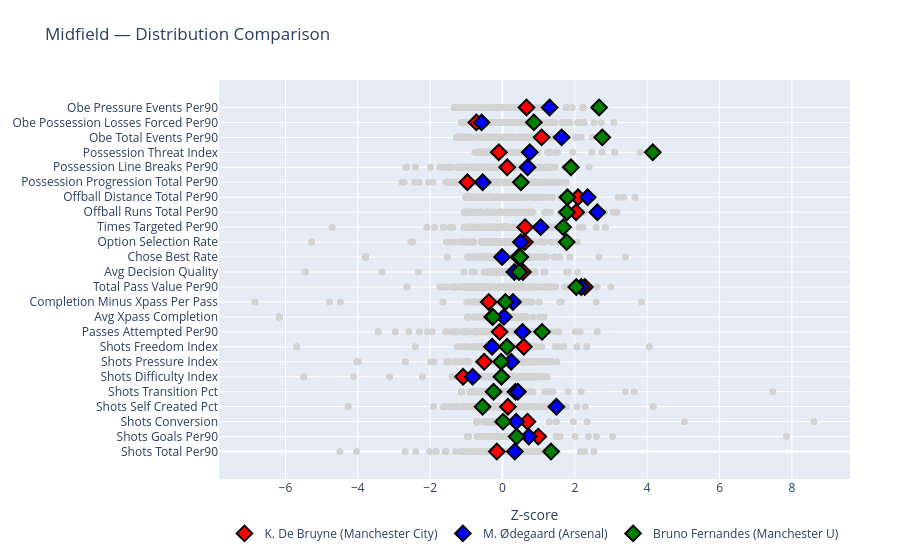

The code cell stored with this chart in its notebook:
### Code cell
plot_player_comparison(player_full_per90, ["K. De Bruyne", "M. Ødegaard", "Bruno Fernandes"])

### Figure 1 — Plotly figure (JSON) as saved in the notebook; plotly's stock layout.template omitted (floating-point values rounded to 4 significant figures; data arrays with more than 128 entries replaced by an {"elided": "..."} marker saying what was removed)
{"data": [{"hovertemplate": "%{hovertext}<extra></extra>", "hovertext": {"elided": "138 str values"}, "marker": {"color": "lightgray", "size": 7}, "mode": "markers", "showlegend": false, "type": "scatter", "x": {"elided": "138 float values"}, "y": {"elided": "138 int values"}}, {"hovertemplate": "%{hovertext}<extra></extra>", "hovertext": {"elided": "138 str values"}, "marker": {"color": "lightgray", "size": 7}, "mode": "markers", "showlegend": false, "type": "scatter", "x": {"elided": "138 float values"}, "y": {"elided": "138 int values"}}, {"hovertemplate": "%{hovertext}<extra></extra>", "hovertext": {"elided": "138 str values"}, "marker": {"color": "lightgray", "size": 7}, "mode": "markers", "showlegend": false, "type": "scatter", "x": {"elided": "138 float values"}, "y": {"elided": "138 int values"}}, {"hovertemplate": "%{hovertext}<extra></extra>", "hovertext": {"elided": "138 str values"}, "marker": {"color": "lightgray", "size": 7}, "mode": "markers", "showlegend": false, "type": "scatter", "x": {"elided": "138 float values"}, "y": {"elided": "138 int values"}}, {"hovertemplate": "%{hovertext}<extra></extra>", "hovertext": {"elided": "138 str values"}, "marker": {"color": "lightgray", "size": 7}, "mode": "markers", "showlegend": false, "type": "scatter", "x": {"elided": "138 float values"}, "y": {"elided": "138 int values"}}, {"hovertemplate": "%{hovertext}<extra></extra>", "hovertext": {"elided": "138 str values"}, "marker": {"color": "lightgray", "size": 7}, "mode": "markers", "showlegend": false, "type": "scatter", "x": {"elided": "138 float values"}, "y": {"elided": "138 int values"}}, {"hovertemplate": "%{hovertext}<extra></extra>", "hovertext": {"elided": "138 str values"}, "marker": {"color": "lightgray", "size": 7}, "mode": "markers", "showlegend": false, "type": "scatter", "x": {"elided": "138 float values"}, "y": {"elided": "138 int values"}}, {"hovertemplate": "%{hovertext}<extra></extra>", "hovertext": {"elided": "138 str values"}, "marker": {"color": "lightgray", "size": 7}, "mode": "markers", "showlegend": false, "type": "scatter", "x": {"elided": "138 float values"}, "y": {"elided": "138 int values"}}, {"hovertemplate": "%{hovertext}<extra></extra>", "hovertext": {"elided": "138 str values"}, "marker": {"color": "lightgray", "size": 7}, "mode": "markers", "showlegend": false, "type": "scatter", "x": {"elided": "138 float values"}, "y": {"elided": "138 int values"}}, {"hovertemplate": "%{hovertext}<extra></extra>", "hovertext": {"elided": "138 str values"}, "marker": {"color": "lightgray", "size": 7}, "mode": "markers", "showlegend": false, "type": "scatter", "x": {"elided": "138 float values"}, "y": {"elided": "138 int values"}}, {"hovertemplate": "%{hovertext}<extra></extra>", "hovertext": {"elided": "138 str values"}, "marker": {"color": "lightgray", "size": 7}, "mode": "markers", "showlegend": false, "type": "scatter", "x": {"elided": "138 float values"}, "y": {"elided": "138 int values"}}, {"hovertemplate": "%{hovertext}<extra></extra>", "hovertext": {"elided": "138 str values"}, "marker": {"color": "lightgray", "size": 7}, "mode": "markers", "showlegend": false, "type": "scatter", "x": {"elided": "138 float values"}, "y": {"elided": "138 int values"}}, {"hovertemplate": "%{hovertext}<extra></extra>", "hovertext": {"elided": "138 str values"}, "marker": {"color": "lightgray", "size": 7}, "mode": "markers", "showlegend": false, "type": "scatter", "x": {"elided": "138 float values"}, "y": {"elided": "138 int values"}}, {"hovertemplate": "%{hovertext}<extra></extra>", "hovertext": {"elided": "138 str values"}, "marker": {"color": "lightgray", "size": 7}, "mode": "markers", "showlegend": false, "type": "scatter", "x": {"elided": "138 float values"}, "y": {"elided": "138 int values"}}, {"hovertemplate": "%{hovertext}<extra></extra>", "hovertext": {"elided": "138 str values"}, "marker": {"color": "lightgray", "size": 7}, "mode": "markers", "showlegend": false, "type": "scatter", "x": {"elided": "138 float values"}, "y": {"elided": "138 int values"}}, {"hovertemplate": "%{hovertext}<extra></extra>", "hovertext": {"elided": "138 str values"}, "marker": {"color": "lightgray", "size": 7}, "mode": "markers", "showlegend": false, "type": "scatter", "x": {"elided": "138 float values"}, "y": {"elided": "138 int values"}}, {"hovertemplate": "%{hovertext}<extra></extra>", "hovertext": {"elided": "138 str values"}, "marker": {"color": "lightgray", "size": 7}, "mode": "markers", "showlegend": false, "type": "scatter", "x": {"elided": "138 float values"}, "y": {"elided": "138 int values"}}, {"hovertemplate": "%{hovertext}<extra></extra>", "hovertext": {"elided": "138 str values"}, "marker": {"color": "lightgray", "size": 7}, "mode": "markers", "showlegend": false, "type": "scatter", "x": {"elided": "138 float values"}, "y": {"elided": "138 int values"}}, {"hovertemplate": "%{hovertext}<extra></extra>", "hovertext": {"elided": "138 str values"}, "marker": {"color": "lightgray", "size": 7}, "mode": "markers", "showlegend": false, "type": "scatter", "x": {"elided": "138 float values"}, "y": {"elided": "138 int values"}}, {"hovertemplate": "%{hovertext}<extra></extra>", "hovertext": {"elided": "138 str values"}, "marker": {"color": "lightgray", "size": 7}, "mode": "markers", "showlegend": false, "type": "scatter", "x": {"elided": "138 float values"}, "y": {"elided": "138 int values"}}, {"hovertemplate": "%{hovertext}<extra></extra>", "hovertext": {"elided": "138 str values"}, "marker": {"color": "lightgray", "size": 7}, "mode": "markers", "showlegend": false, "type": "scatter", "x": {"elided": "138 float values"}, "y": {"elided": "138 int values"}}, {"hovertemplate": "%{hovertext}<extra></extra>", "hovertext": {"elided": "138 str values"}, "marker": {"color": "lightgray", "size": 7}, "mode": "markers", "showlegend": false, "type": "scatter", "x": {"elided": "138 float values"}, "y": {"elided": "138 int values"}}, {"hovertemplate": "%{hovertext}<extra></extra>", "hovertext": {"elided": "138 str values"}, "marker": {"color": "lightgray", "size": 7}, "mode": "markers", "showlegend": false, "type": "scatter", "x": {"elided": "138 float values"}, "y": {"elided": "138 int values"}}, {"hovertemplate": "%{hovertext}<extra></extra>", "hovertext": {"elided": "138 str values"}, "marker": {"color": "lightgray", "size": 7}, "mode": "markers", "showlegend": false, "type": "scatter", "x": {"elided": "138 float values"}, "y": {"elided": "138 int values"}}, {"hovertemplate": "%{hovertext}<extra></extra>", "hovertext": ["K. De Bruyne (Manchester City)<br>Shots Total Per90: 149.58<br>Rank: 87"], "marker": {"color": "red", "line": {"color": "black", "width": 2}, "size": 12, "symbol": "diamond"}, "mode": "markers", "name": "K. De Bruyne (Manchester City)", "showlegend": true, "type": "scatter", "x": [-0.1562], "y": [0]}, {"hovertemplate": "%{hovertext}<extra></extra>", "hovertext": ["K. De Bruyne (Manchester City)<br>Shots Goals Per90: 2.80<br>Rank: 11"], "marker": {"color": "red", "line": {"color": "black", "width": 2}, "size": 12, "symbol": "diamond"}, "mode": "markers", "showlegend": false, "type": "scatter", "x": [0.9877], "y": [1]}, {"hovertemplate": "%{hovertext}<extra></extra>", "hovertext": ["K. De Bruyne (Manchester City)<br>Shots Conversion: 0.02<br>Rank: 10"], "marker": {"color": "red", "line": {"color": "black", "width": 2}, "size": 12, "symbol": "diamond"}, "mode": "markers", "showlegend": false, "type": "scatter", "x": [0.6898], "y": [2]}, {"hovertemplate": "%{hovertext}<extra></extra>", "hovertext": ["K. De Bruyne (Manchester City)<br>Shots Self Created Pct: 0.52<br>Rank: 56"], "marker": {"color": "red", "line": {"color": "black", "width": 2}, "size": 12, "symbol": "diamond"}, "mode": "markers", "showlegend": false, "type": "scatter", "x": [0.1491], "y": [3]}, {"hovertemplate": "%{hovertext}<extra></extra>", "hovertext": ["K. De Bruyne (Manchester City)<br>Shots Transition Pct: 0.03<br>Rank: 32"], "marker": {"color": "red", "line": {"color": "black", "width": 2}, "size": 12, "symbol": "diamond"}, "mode": "markers", "showlegend": false, "type": "scatter", "x": [0.3589], "y": [4]}, {"hovertemplate": "%{hovertext}<extra></extra>", "hovertext": ["K. De Bruyne (Manchester City)<br>Shots Difficulty Index: 44.01<br>Rank: 130"], "marker": {"color": "red", "line": {"color": "black", "width": 2}, "size": 12, "symbol": "diamond"}, "mode": "markers", "showlegend": false, "type": "scatter", "x": [-1.09], "y": [5]}, {"hovertemplate": "%{hovertext}<extra></extra>", "hovertext": ["K. De Bruyne (Manchester City)<br>Shots Pressure Index: 3.25<br>Rank: 106"], "marker": {"color": "red", "line": {"color": "black", "width": 2}, "size": 12, "symbol": "diamond"}, "mode": "markers", "showlegend": false, "type": "scatter", "x": [-0.5069], "y": [6]}, {"hovertemplate": "%{hovertext}<extra></extra>", "hovertext": ["K. De Bruyne (Manchester City)<br>Shots Freedom Index: 0.45<br>Rank: 23"], "marker": {"color": "red", "line": {"color": "black", "width": 2}, "size": 12, "symbol": "diamond"}, "mode": "markers", "showlegend": false, "type": "scatter", "x": [0.5884], "y": [7]}, {"hovertemplate": "%{hovertext}<extra></extra>", "hovertext": ["K. De Bruyne (Manchester City)<br>Passes Attempted Per90: 113.88<br>Rank: 85"], "marker": {"color": "red", "line": {"color": "black", "width": 2}, "size": 12, "symbol": "diamond"}, "mode": "markers", "showlegend": false, "type": "scatter", "x": [-0.07997], "y": [8]}, {"hovertemplate": "%{hovertext}<extra></extra>", "hovertext": ["K. De Bruyne (Manchester City)<br>Avg Xpass Completion: 0.80<br>Rank: 116"], "marker": {"color": "red", "line": {"color": "black", "width": 2}, "size": 12, "symbol": "diamond"}, "mode": "markers", "showlegend": false, "type": "scatter", "x": [-0.2846], "y": [9]}, {"hovertemplate": "%{hovertext}<extra></extra>", "hovertext": ["K. De Bruyne (Manchester City)<br>Completion Minus Xpass Per Pass: -0.02<br>Rank: 119"], "marker": {"color": "red", "line": {"color": "black", "width": 2}, "size": 12, "symbol": "diamond"}, "mode": "markers", "showlegend": false, "type": "scatter", "x": [-0.381], "y": [10]}, {"hovertemplate": "%{hovertext}<extra></extra>", "hovertext": ["K. De Bruyne (Manchester City)<br>Total Pass Value Per90: 1.39<br>Rank: 5"], "marker": {"color": "red", "line": {"color": "black", "width": 2}, "size": 12, "symbol": "diamond"}, "mode": "markers", "showlegend": false, "type": "scatter", "x": [2.275], "y": [11]}, {"hovertemplate": "%{hovertext}<extra></extra>", "hovertext": ["K. De Bruyne (Manchester City)<br>Avg Decision Quality: 0.66<br>Rank: 22"], "marker": {"color": "red", "line": {"color": "black", "width": 2}, "size": 12, "symbol": "diamond"}, "mode": "markers", "showlegend": false, "type": "scatter", "x": [0.5642], "y": [12]}, {"hovertemplate": "%{hovertext}<extra></extra>", "hovertext": ["K. De Bruyne (Manchester City)<br>Chose Best Rate: 0.37<br>Rank: 38"], "marker": {"color": "red", "line": {"color": "black", "width": 2}, "size": 12, "symbol": "diamond"}, "mode": "markers", "showlegend": false, "type": "scatter", "x": [0.4413], "y": [13]}, {"hovertemplate": "%{hovertext}<extra></extra>", "hovertext": ["K. De Bruyne (Manchester City)<br>Option Selection Rate: 0.30<br>Rank: 27"], "marker": {"color": "red", "line": {"color": "black", "width": 2}, "size": 12, "symbol": "diamond"}, "mode": "markers", "showlegend": false, "type": "scatter", "x": [0.6167], "y": [14]}, {"hovertemplate": "%{hovertext}<extra></extra>", "hovertext": ["K. De Bruyne (Manchester City)<br>Times Targeted Per90: 129.86<br>Rank: 29"], "marker": {"color": "red", "line": {"color": "black", "width": 2}, "size": 12, "symbol": "diamond"}, "mode": "markers", "showlegend": false, "type": "scatter", "x": [0.6244], "y": [15]}, {"hovertemplate": "%{hovertext}<extra></extra>", "hovertext": ["K. De Bruyne (Manchester City)<br>Offball Runs Total Per90: 1339.59<br>Rank: 9"], "marker": {"color": "red", "line": {"color": "black", "width": 2}, "size": 12, "symbol": "diamond"}, "mode": "markers", "showlegend": false, "type": "scatter", "x": [2.034], "y": [16]}, {"hovertemplate": "%{hovertext}<extra></extra>", "hovertext": ["K. De Bruyne (Manchester City)<br>Offball Distance Total Per90: 17806.69<br>Rank: 8"], "marker": {"color": "red", "line": {"color": "black", "width": 2}, "size": 12, "symbol": "diamond"}, "mode": "markers", "showlegend": false, "type": "scatter", "x": [2.085], "y": [17]}, {"hovertemplate": "%{hovertext}<extra></extra>", "hovertext": ["K. De Bruyne (Manchester City)<br>Possession Progression Total Per90: 1765.18<br>Rank: 111"], "marker": {"color": "red", "line": {"color": "black", "width": 2}, "size": 12, "symbol": "diamond"}, "mode": "markers", "showlegend": false, "type": "scatter", "x": [-0.9716], "y": [18]}, {"hovertemplate": "%{hovertext}<extra></extra>", "hovertext": ["K. De Bruyne (Manchester City)<br>Possession Line Breaks Per90: 109.62<br>Rank: 66"], "marker": {"color": "red", "line": {"color": "black", "width": 2}, "size": 12, "symbol": "diamond"}, "mode": "markers", "showlegend": false, "type": "scatter", "x": [0.1295], "y": [19]}, {"hovertemplate": "%{hovertext}<extra></extra>", "hovertext": ["K. De Bruyne (Manchester City)<br>Possession Threat Index: 10907005.02<br>Rank: 47"], "marker": {"color": "red", "line": {"color": "black", "width": 2}, "size": 12, "symbol": "diamond"}, "mode": "markers", "showlegend": false, "type": "scatter", "x": [-0.103], "y": [20]}, {"hovertemplate": "%{hovertext}<extra></extra>", "hovertext": ["K. De Bruyne (Manchester City)<br>Obe Total Events Per90: 1644.60<br>Rank: 21"], "marker": {"color": "red", "line": {"color": "black", "width": 2}, "size": 12, "symbol": "diamond"}, "mode": "markers", "showlegend": false, "type": "scatter", "x": [1.081], "y": [21]}, {"hovertemplate": "%{hovertext}<extra></extra>", "hovertext": ["K. De Bruyne (Manchester City)<br>Obe Possession Losses Forced Per90: 6.13<br>Rank: 94"], "marker": {"color": "red", "line": {"color": "black", "width": 2}, "size": 12, "symbol": "diamond"}, "mode": "markers", "showlegend": false, "type": "scatter", "x": [-0.7218], "y": [22]}, {"hovertemplate": "%{hovertext}<extra></extra>", "hovertext": ["K. De Bruyne (Manchester City)<br>Obe Pressure Events Per90: 366.32<br>Rank: 39"], "marker": {"color": "red", "line": {"color": "black", "width": 2}, "size": 12, "symbol": "diamond"}, "mode": "markers", "showlegend": false, "type": "scatter", "x": [0.6628], "y": [23]}, {"hovertemplate": "%{hovertext}<extra></extra>", "hovertext": ["M. Ødegaard (Arsenal)<br>Shots Total Per90: 166.68<br>Rank: 50"], "marker": {"color": "blue", "line": {"color": "black", "width": 2}, "size": 12, "symbol": "diamond"}, "mode": "markers", "name": "M. Ødegaard (Arsenal)", "showlegend": true, "type": "scatter", "x": [0.3397], "y": [0]}, {"hovertemplate": "%{hovertext}<extra></extra>", "hovertext": ["M. Ødegaard (Arsenal)<br>Shots Goals Per90: 2.42<br>Rank: 15"], "marker": {"color": "blue", "line": {"color": "black", "width": 2}, "size": 12, "symbol": "diamond"}, "mode": "markers", "showlegend": false, "type": "scatter", "x": [0.7261], "y": [1]}, {"hovertemplate": "%{hovertext}<extra></extra>", "hovertext": ["M. Ødegaard (Arsenal)<br>Shots Conversion: 0.01<br>Rank: 24"], "marker": {"color": "blue", "line": {"color": "black", "width": 2}, "size": 12, "symbol": "diamond"}, "mode": "markers", "showlegend": false, "type": "scatter", "x": [0.3784], "y": [2]}, {"hovertemplate": "%{hovertext}<extra></extra>", "hovertext": ["M. Ødegaard (Arsenal)<br>Shots Self Created Pct: 0.68<br>Rank: 8"], "marker": {"color": "blue", "line": {"color": "black", "width": 2}, "size": 12, "symbol": "diamond"}, "mode": "markers", "showlegend": false, "type": "scatter", "x": [1.489], "y": [3]}, {"hovertemplate": "%{hovertext}<extra></extra>", "hovertext": ["M. Ødegaard (Arsenal)<br>Shots Transition Pct: 0.04<br>Rank: 26"], "marker": {"color": "blue", "line": {"color": "black", "width": 2}, "size": 12, "symbol": "diamond"}, "mode": "markers", "showlegend": false, "type": "scatter", "x": [0.4267], "y": [4]}, {"hovertemplate": "%{hovertext}<extra></extra>", "hovertext": ["M. Ødegaard (Arsenal)<br>Shots Difficulty Index: 46.67<br>Rank: 125"], "marker": {"color": "blue", "line": {"color": "black", "width": 2}, "size": 12, "symbol": "diamond"}, "mode": "markers", "showlegend": false, "type": "scatter", "x": [-0.8245], "y": [5]}, {"hovertemplate": "%{hovertext}<extra></extra>", "hovertext": ["M. Ødegaard (Arsenal)<br>Shots Pressure Index: 3.94<br>Rank: 63"], "marker": {"color": "blue", "line": {"color": "black", "width": 2}, "size": 12, "symbol": "diamond"}, "mode": "markers", "showlegend": false, "type": "scatter", "x": [0.2418], "y": [6]}, {"hovertemplate": "%{hovertext}<extra></extra>", "hovertext": ["M. Ødegaard (Arsenal)<br>Shots Freedom Index: 0.39<br>Rank: 97"], "marker": {"color": "blue", "line": {"color": "black", "width": 2}, "size": 12, "symbol": "diamond"}, "mode": "markers", "showlegend": false, "type": "scatter", "x": [-0.2897], "y": [7]}, {"hovertemplate": "%{hovertext}<extra></extra>", "hovertext": ["M. Ødegaard (Arsenal)<br>Passes Attempted Per90: 135.32<br>Rank: 42"], "marker": {"color": "blue", "line": {"color": "black", "width": 2}, "size": 12, "symbol": "diamond"}, "mode": "markers", "showlegend": false, "type": "scatter", "x": [0.5518], "y": [8]}, {"hovertemplate": "%{hovertext}<extra></extra>", "hovertext": ["M. Ødegaard (Arsenal)<br>Avg Xpass Completion: 0.85<br>Rank: 92"], "marker": {"color": "blue", "line": {"color": "black", "width": 2}, "size": 12, "symbol": "diamond"}, "mode": "markers", "showlegend": false, "type": "scatter", "x": [0.03972], "y": [9]}, {"hovertemplate": "%{hovertext}<extra></extra>", "hovertext": ["M. Ødegaard (Arsenal)<br>Completion Minus Xpass Per Pass: 0.02<br>Rank: 38"], "marker": {"color": "blue", "line": {"color": "black", "width": 2}, "size": 12, "symbol": "diamond"}, "mode": "markers", "showlegend": false, "type": "scatter", "x": [0.2898], "y": [10]}, {"hovertemplate": "%{hovertext}<extra></extra>", "hovertext": ["M. Ødegaard (Arsenal)<br>Total Pass Value Per90: 1.36<br>Rank: 6"], "marker": {"color": "blue", "line": {"color": "black", "width": 2}, "size": 12, "symbol": "diamond"}, "mode": "markers", "showlegend": false, "type": "scatter", "x": [2.175], "y": [11]}, {"hovertemplate": "%{hovertext}<extra></extra>", "hovertext": ["M. Ødegaard (Arsenal)<br>Avg Decision Quality: 0.64<br>Rank: 40"], "marker": {"color": "blue", "line": {"color": "black", "width": 2}, "size": 12, "symbol": "diamond"}, "mode": "markers", "showlegend": false, "type": "scatter", "x": [0.3276], "y": [12]}, {"hovertemplate": "%{hovertext}<extra></extra>", "hovertext": ["M. Ødegaard (Arsenal)<br>Chose Best Rate: 0.33<br>Rank: 79"], "marker": {"color": "blue", "line": {"color": "black", "width": 2}, "size": 12, "symbol": "diamond"}, "mode": "markers", "showlegend": false, "type": "scatter", "x": [-0.01173], "y": [13]}, {"hovertemplate": "%{hovertext}<extra></extra>", "hovertext": ["M. Ødegaard (Arsenal)<br>Option Selection Rate: 0.30<br>Rank: 37"], "marker": {"color": "blue", "line": {"color": "black", "width": 2}, "size": 12, "symbol": "diamond"}, "mode": "markers", "showlegend": false, "type": "scatter", "x": [0.5074], "y": [14]}, {"hovertemplate": "%{hovertext}<extra></extra>", "hovertext": ["M. Ødegaard (Arsenal)<br>Times Targeted Per90: 140.38<br>Rank: 15"], "marker": {"color": "blue", "line": {"color": "black", "width": 2}, "size": 12, "symbol": "diamond"}, "mode": "markers", "showlegend": false, "type": "scatter", "x": [1.056], "y": [15]}, {"hovertemplate": "%{hovertext}<extra></extra>", "hovertext": ["M. Ødegaard (Arsenal)<br>Offball Runs Total Per90: 1594.67<br>Rank: 5"], "marker": {"color": "blue", "line": {"color": "black", "width": 2}, "size": 12, "symbol": "diamond"}, "mode": "markers", "showlegend": false, "type": "scatter", "x": [2.621], "y": [16]}, {"hovertemplate": "%{hovertext}<extra></extra>", "hovertext": ["M. Ødegaard (Arsenal)<br>Offball Distance Total Per90: 19343.11<br>Rank: 5"], "marker": {"color": "blue", "line": {"color": "black", "width": 2}, "size": 12, "symbol": "diamond"}, "mode": "markers", "showlegend": false, "type": "scatter", "x": [2.353], "y": [17]}, {"hovertemplate": "%{hovertext}<extra></extra>", "hovertext": ["M. Ødegaard (Arsenal)<br>Possession Progression Total Per90: 2177.52<br>Rank: 98"], "marker": {"color": "blue", "line": {"color": "black", "width": 2}, "size": 12, "symbol": "diamond"}, "mode": "markers", "showlegend": false, "type": "scatter", "x": [-0.5485], "y": [18]}, {"hovertemplate": "%{hovertext}<extra></extra>", "hovertext": ["M. Ødegaard (Arsenal)<br>Possession Line Breaks Per90: 156.45<br>Rank: 38"], "marker": {"color": "blue", "line": {"color": "black", "width": 2}, "size": 12, "symbol": "diamond"}, "mode": "markers", "showlegend": false, "type": "scatter", "x": [0.6917], "y": [19]}, {"hovertemplate": "%{hovertext}<extra></extra>", "hovertext": ["M. Ødegaard (Arsenal)<br>Possession Threat Index: 28144849.68<br>Rank: 22"], "marker": {"color": "blue", "line": {"color": "black", "width": 2}, "size": 12, "symbol": "diamond"}, "mode": "markers", "showlegend": false, "type": "scatter", "x": [0.753], "y": [20]}, {"hovertemplate": "%{hovertext}<extra></extra>", "hovertext": ["M. Ødegaard (Arsenal)<br>Obe Total Events Per90: 2030.98<br>Rank: 9"], "marker": {"color": "blue", "line": {"color": "black", "width": 2}, "size": 12, "symbol": "diamond"}, "mode": "markers", "showlegend": false, "type": "scatter", "x": [1.633], "y": [21]}, {"hovertemplate": "%{hovertext}<extra></extra>", "hovertext": ["M. Ødegaard (Arsenal)<br>Obe Possession Losses Forced Per90: 8.36<br>Rank: 90"], "marker": {"color": "blue", "line": {"color": "black", "width": 2}, "size": 12, "symbol": "diamond"}, "mode": "markers", "showlegend": false, "type": "scatter", "x": [-0.578], "y": [22]}, {"hovertemplate": "%{hovertext}<extra></extra>", "hovertext": ["M. Ødegaard (Arsenal)<br>Obe Pressure Events Per90: 483.70<br>Rank: 14"], "marker": {"color": "blue", "line": {"color": "black", "width": 2}, "size": 12, "symbol": "diamond"}, "mode": "markers", "showlegend": false, "type": "scatter", "x": [1.302], "y": [23]}, {"hovertemplate": "%{hovertext}<extra></extra>", "hovertext": ["Bruno Fernandes (Manchester U)<br>Shots Total Per90: 201.18<br>Rank: 7"], "marker": {"color": "green", "line": {"color": "black", "width": 2}, "size": 12, "symbol": "diamond"}, "mode": "markers", "name": "Bruno Fernandes (Manchester U)", "showlegend": true, "type": "scatter", "x": [1.341], "y": [0]}, {"hovertemplate": "%{hovertext}<extra></extra>", "hovertext": ["Bruno Fernandes (Manchester U)<br>Shots Goals Per90: 1.94<br>Rank: 29"], "marker": {"color": "green", "line": {"color": "black", "width": 2}, "size": 12, "symbol": "diamond"}, "mode": "markers", "showlegend": false, "type": "scatter", "x": [0.3904], "y": [1]}, {"hovertemplate": "%{hovertext}<extra></extra>", "hovertext": ["Bruno Fernandes (Manchester U)<br>Shots Conversion: 0.01<br>Rank: 47"], "marker": {"color": "green", "line": {"color": "black", "width": 2}, "size": 12, "symbol": "diamond"}, "mode": "markers", "showlegend": false, "type": "scatter", "x": [0.01375], "y": [2]}, {"hovertemplate": "%{hovertext}<extra></extra>", "hovertext": ["Bruno Fernandes (Manchester U)<br>Shots Self Created Pct: 0.44<br>Rank: 106"], "marker": {"color": "green", "line": {"color": "black", "width": 2}, "size": 12, "symbol": "diamond"}, "mode": "markers", "showlegend": false, "type": "scatter", "x": [-0.5507], "y": [3]}, {"hovertemplate": "%{hovertext}<extra></extra>", "hovertext": ["Bruno Fernandes (Manchester U)<br>Shots Transition Pct: 0.02<br>Rank: 77"], "marker": {"color": "green", "line": {"color": "black", "width": 2}, "size": 12, "symbol": "diamond"}, "mode": "markers", "showlegend": false, "type": "scatter", "x": [-0.2474], "y": [4]}, {"hovertemplate": "%{hovertext}<extra></extra>", "hovertext": ["Bruno Fernandes (Manchester U)<br>Shots Difficulty Index: 54.61<br>Rank: 87"], "marker": {"color": "green", "line": {"color": "black", "width": 2}, "size": 12, "symbol": "diamond"}, "mode": "markers", "showlegend": false, "type": "scatter", "x": [-0.02959], "y": [5]}, {"hovertemplate": "%{hovertext}<extra></extra>", "hovertext": ["Bruno Fernandes (Manchester U)<br>Shots Pressure Index: 3.68<br>Rank: 83"], "marker": {"color": "green", "line": {"color": "black", "width": 2}, "size": 12, "symbol": "diamond"}, "mode": "markers", "showlegend": false, "type": "scatter", "x": [-0.03887], "y": [6]}, {"hovertemplate": "%{hovertext}<extra></extra>", "hovertext": ["Bruno Fernandes (Manchester U)<br>Shots Freedom Index: 0.42<br>Rank: 61"], "marker": {"color": "green", "line": {"color": "black", "width": 2}, "size": 12, "symbol": "diamond"}, "mode": "markers", "showlegend": false, "type": "scatter", "x": [0.125], "y": [7]}, {"hovertemplate": "%{hovertext}<extra></extra>", "hovertext": ["Bruno Fernandes (Manchester U)<br>Passes Attempted Per90: 153.68<br>Rank: 13"], "marker": {"color": "green", "line": {"color": "black", "width": 2}, "size": 12, "symbol": "diamond"}, "mode": "markers", "showlegend": false, "type": "scatter", "x": [1.093], "y": [8]}, {"hovertemplate": "%{hovertext}<extra></extra>", "hovertext": ["Bruno Fernandes (Manchester U)<br>Avg Xpass Completion: 0.81<br>Rank: 114"], "marker": {"color": "green", "line": {"color": "black", "width": 2}, "size": 12, "symbol": "diamond"}, "mode": "markers", "showlegend": false, "type": "scatter", "x": [-0.263], "y": [9]}, {"hovertemplate": "%{hovertext}<extra></extra>", "hovertext": ["Bruno Fernandes (Manchester U)<br>Completion Minus Xpass Per Pass: 0.00<br>Rank: 74"], "marker": {"color": "green", "line": {"color": "black", "width": 2}, "size": 12, "symbol": "diamond"}, "mode": "markers", "showlegend": false, "type": "scatter", "x": [0.07893], "y": [10]}, {"hovertemplate": "%{hovertext}<extra></extra>", "hovertext": ["Bruno Fernandes (Manchester U)<br>Total Pass Value Per90: 1.33<br>Rank: 7"], "marker": {"color": "green", "line": {"color": "black", "width": 2}, "size": 12, "symbol": "diamond"}, "mode": "markers", "showlegend": false, "type": "scatter", "x": [2.039], "y": [11]}, {"hovertemplate": "%{hovertext}<extra></extra>", "hovertext": ["Bruno Fernandes (Manchester U)<br>Avg Decision Quality: 0.65<br>Rank: 28"], "marker": {"color": "green", "line": {"color": "black", "width": 2}, "size": 12, "symbol": "diamond"}, "mode": "markers", "showlegend": false, "type": "scatter", "x": [0.4587], "y": [12]}, {"hovertemplate": "%{hovertext}<extra></extra>", "hovertext": ["Bruno Fernandes (Manchester U)<br>Chose Best Rate: 0.38<br>Rank: 33"], "marker": {"color": "green", "line": {"color": "black", "width": 2}, "size": 12, "symbol": "diamond"}, "mode": "markers", "showlegend": false, "type": "scatter", "x": [0.4919], "y": [13]}, {"hovertemplate": "%{hovertext}<extra></extra>", "hovertext": ["Bruno Fernandes (Manchester U)<br>Option Selection Rate: 0.36<br>Rank: 3"], "marker": {"color": "green", "line": {"color": "black", "width": 2}, "size": 12, "symbol": "diamond"}, "mode": "markers", "showlegend": false, "type": "scatter", "x": [1.775], "y": [14]}, {"hovertemplate": "%{hovertext}<extra></extra>", "hovertext": ["Bruno Fernandes (Manchester U)<br>Times Targeted Per90: 155.52<br>Rank: 5"], "marker": {"color": "green", "line": {"color": "black", "width": 2}, "size": 12, "symbol": "diamond"}, "mode": "markers", "showlegend": false, "type": "scatter", "x": [1.678], "y": [15]}, {"hovertemplate": "%{hovertext}<extra></extra>", "hovertext": ["Bruno Fernandes (Manchester U)<br>Offball Runs Total Per90: 1228.92<br>Rank: 11"], "marker": {"color": "green", "line": {"color": "black", "width": 2}, "size": 12, "symbol": "diamond"}, "mode": "markers", "showlegend": false, "type": "scatter", "x": [1.78], "y": [16]}, {"hovertemplate": "%{hovertext}<extra></extra>", "hovertext": ["Bruno Fernandes (Manchester U)<br>Offball Distance Total Per90: 16135.89<br>Rank: 11"], "marker": {"color": "green", "line": {"color": "black", "width": 2}, "size": 12, "symbol": "diamond"}, "mode": "markers", "showlegend": false, "type": "scatter", "x": [1.795], "y": [17]}, {"hovertemplate": "%{hovertext}<extra></extra>", "hovertext": ["Bruno Fernandes (Manchester U)<br>Possession Progression Total Per90: 3207.70<br>Rank: 47"], "marker": {"color": "green", "line": {"color": "black", "width": 2}, "size": 12, "symbol": "diamond"}, "mode": "markers", "showlegend": false, "type": "scatter", "x": [0.5085], "y": [18]}, {"hovertemplate": "%{hovertext}<extra></extra>", "hovertext": ["Bruno Fernandes (Manchester U)<br>Possession Line Breaks Per90: 256.35<br>Rank: 3"], "marker": {"color": "green", "line": {"color": "black", "width": 2}, "size": 12, "symbol": "diamond"}, "mode": "markers", "showlegend": false, "type": "scatter", "x": [1.891], "y": [19]}, {"hovertemplate": "%{hovertext}<extra></extra>", "hovertext": ["Bruno Fernandes (Manchester U)<br>Possession Threat Index: 96636890.42<br>Rank: 1"], "marker": {"color": "green", "line": {"color": "black", "width": 2}, "size": 12, "symbol": "diamond"}, "mode": "markers", "showlegend": false, "type": "scatter", "x": [4.154], "y": [20]}, {"hovertemplate": "%{hovertext}<extra></extra>", "hovertext": ["Bruno Fernandes (Manchester U)<br>Obe Total Events Per90: 2817.26<br>Rank: 2"], "marker": {"color": "green", "line": {"color": "black", "width": 2}, "size": 12, "symbol": "diamond"}, "mode": "markers", "showlegend": false, "type": "scatter", "x": [2.757], "y": [21]}, {"hovertemplate": "%{hovertext}<extra></extra>", "hovertext": ["Bruno Fernandes (Manchester U)<br>Obe Possession Losses Forced Per90: 30.81<br>Rank: 27"], "marker": {"color": "green", "line": {"color": "black", "width": 2}, "size": 12, "symbol": "diamond"}, "mode": "markers", "showlegend": false, "type": "scatter", "x": [0.8674], "y": [22]}, {"hovertemplate": "%{hovertext}<extra></extra>", "hovertext": ["Bruno Fernandes (Manchester U)<br>Obe Pressure Events Per90: 734.84<br>Rank: 1"], "marker": {"color": "green", "line": {"color": "black", "width": 2}, "size": 12, "symbol": "diamond"}, "mode": "markers", "showlegend": false, "type": "scatter", "x": [2.67], "y": [23]}], "layout": {"autosize": true, "legend": {"orientation": "h", "x": 0.5, "xanchor": "center", "y": -0.1}, "margin": {"b": 50, "l": 200, "r": 50, "t": 80}, "title": {"text": "Midfield — Distribution Comparison"}, "xaxis": {"autorange": true, "range": [-7.756, 9.525], "title": {"text": "Z-score"}, "type": "linear", "zeroline": true}, "yaxis": {"automargin": true, "autorange": true, "range": [-1.535, 24.53], "ticktext": ["Shots Total Per90", "Shots Goals Per90", "Shots Conversion", "Shots Self Created Pct", "Shots Transition Pct", "Shots Difficulty Index", "Shots Pressure Index", "Shots Freedom Index", "Passes Attempted Per90", "Avg Xpass Completion", "Completion Minus Xpass Per Pass", "Total Pass Value Per90", "Avg Decision Quality", "Chose Best Rate", "Option Selection Rate", "Times Targeted Per90", "Offball Runs Total Per90", "Offball Distance Total Per90", "Possession Progression Total Per90", "Possession Line Breaks Per90", "Possession Threat Index", "Obe Total Events Per90", "Obe Possession Losses Forced Per90", "Obe Pressure Events Per90"], "tickvals": [0, 1, 2, 3, 4, 5, 6, 7, 8, 9, 10, 11, 12, 13, 14, 15, 16, 17, 18, 19, 20, 21, 22, 23], "type": "linear"}}}
